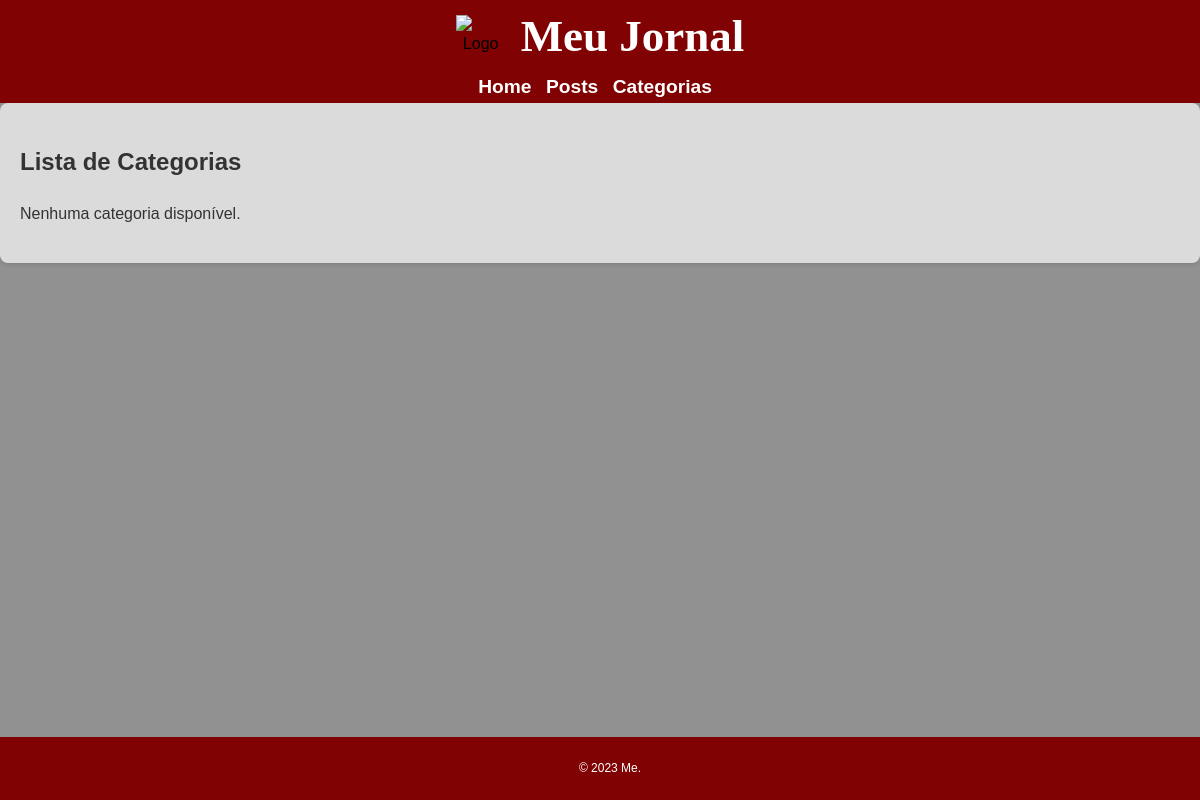
Page /categories/ on the earlier database version.
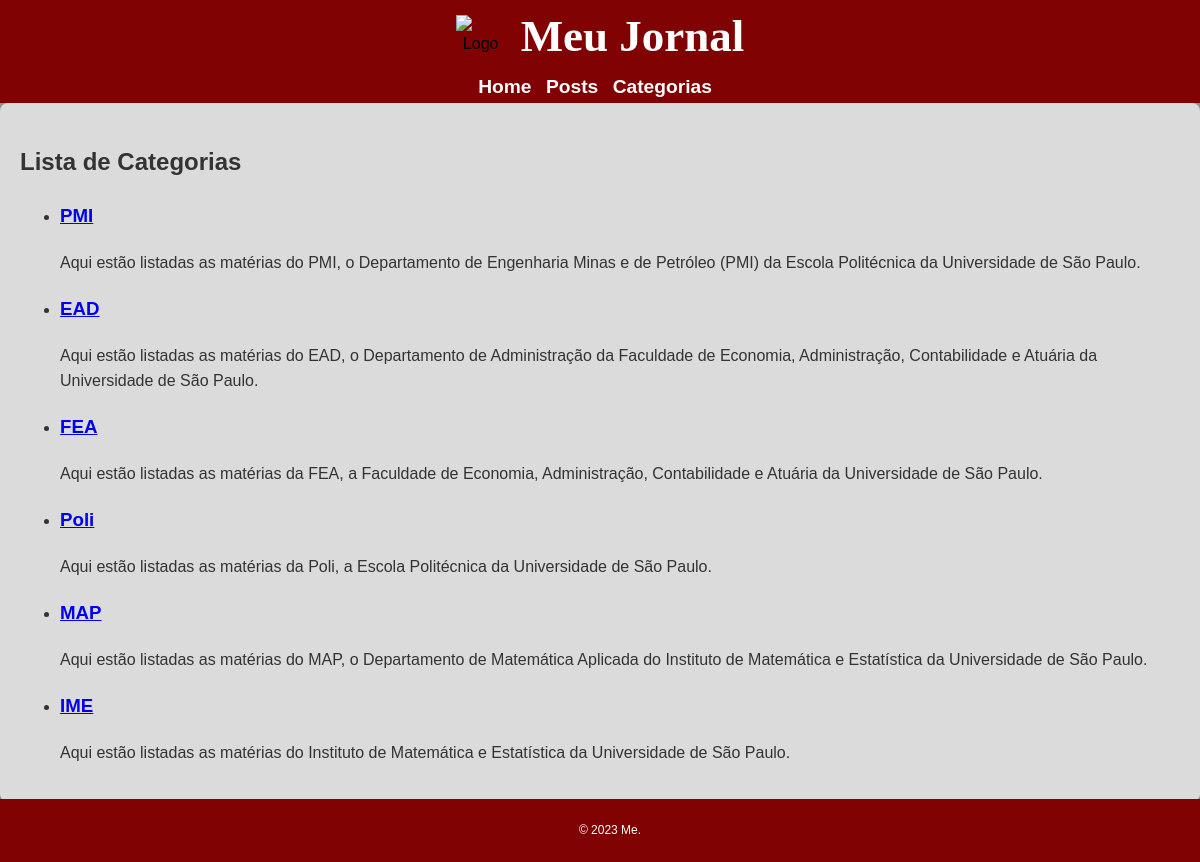
Same page on the later database version.
### noticias/models.py (models this page shows, shortened)
class Category(models.Model):
    name = models.CharField(max_length=100)
    description = models.TextField()

### noticias/views.py (the view)
# urls.py: path('categories/', CategoryListView.as_view(), name='category_list'),
class CategoryListView(ListView):
    model = Category
    template_name = 'noticias/category_list.html'
    context_object_name = 'categories'

### noticias/templates/noticias/category_list.html (shortened to what this page needs)
{% extends 'noticias/base.html' %}
{% block content %}
    <h2>Lista de Categorias</h2>
    {% if categories %}
        <ul>
            {% for category in categories %}
                <li>
                    <h3><a href="{% url 'category_detail' pk=category.pk %}">{{ category.name }}</a></h3>
                    <p>{{ category.description }}</p>
                </li>
            {% endfor %}
        </ul>
    {% else %}
        <p>Nenhuma categoria disponível.</p>
    {% endif %}
{% endblock %}

### noticias/templates/noticias/base.html (shortened to what this page needs)
<!DOCTYPE html>
<html lang="en">
<head>
</head>
<body>
    <header>
        <nav>
            <ul>
                <div class="logo-cabeçalho">
                    <img src="https://i.imgur.com/bXZ6Lm6.png" alt="Logo" class="logo">
                    <h1 class="site-title">Meu Jornal</h1>
                </div>
                <li><a href="{% url 'home' %}">Home</a></li>
                <li><a href="{% url 'post_list' %}">Posts</a></li>
                <li><a href="{% url 'category_list' %}">Categorias</a></li>
            </ul>
        </nav>
    </header>
    <main>
        {% block content %}{% endblock %}
    </main>
    <footer>
        <p>&copy; 2023 Me.</p>
    </footer>
</body>
</html>

### noticias/templates/noticias/base.html (style rules this page uses)
body { background-color: #919191; color: #333; font-family: 'Arial', sans-serif; margin: 0; padding: 0; line-height: 1.6; }
header { background-color: #810202; color: #000000; text-align: center; }
nav ul { list-style: none; padding: 0; margin: 0; text-align: center; }
nav ul li { display: inline; margin-right: 10px; }
nav ul li a { color: #fff; text-decoration: none; font-weight: bold; font-size: 1.2em; }
main { background-color: #dbdbdb; padding: 20px; margin-bottom: 60px; border-radius: 8px; box-shadow: 0 2px 4px rgba(0, 0, 0, 0.1); }
footer { background-color: #810202; color: #ffffff; text-align: center; padding: 10px; position: fixed; bottom: 0; width: 100%; font-size: 0.75em; }
.logo-cabeçalho { display: flex; align-items: center; justify-content: center; }
.logo { width: 50px; margin-right: 15px; }
.site-title { font-family: yasashii bold; font-size: 45px; margin: 0; color: #ffffff; }

Differences in the rows shown:
added Category: name "PMI", description "Aqui estão listadas as matérias do PMI, o Departamento de Engenharia Minas e de Petróleo (PMI) da Escola Politécnica da Universidade de São Paulo."
added Category: name "EAD", description "Aqui estão listadas as matérias do EAD, o Departamento de Administração da Faculdade de Economia, Administração, Contabilidade e Atuária da Universidade de São Paulo."
added Category: name "FEA", description "Aqui estão listadas as matérias da FEA, a Faculdade de Economia, Administração, Contabilidade e Atuária da Universidade de São Paulo."
added Category: name "Poli", description "Aqui estão listadas as matérias da Poli, a Escola Politécnica da Universidade de São Paulo."
added Category: name "MAP", description "Aqui estão listadas as matérias do MAP, o Departamento de Matemática Aplicada do Instituto de Matemática e Estatística da Universidade de São Paulo."
added Category: name "IME", description "Aqui estão listadas as matérias do Instituto de Matemática e Estatística da Universidade de São Paulo."
Other differences:
text no longer shown: "Nenhuma categoria disponível."
